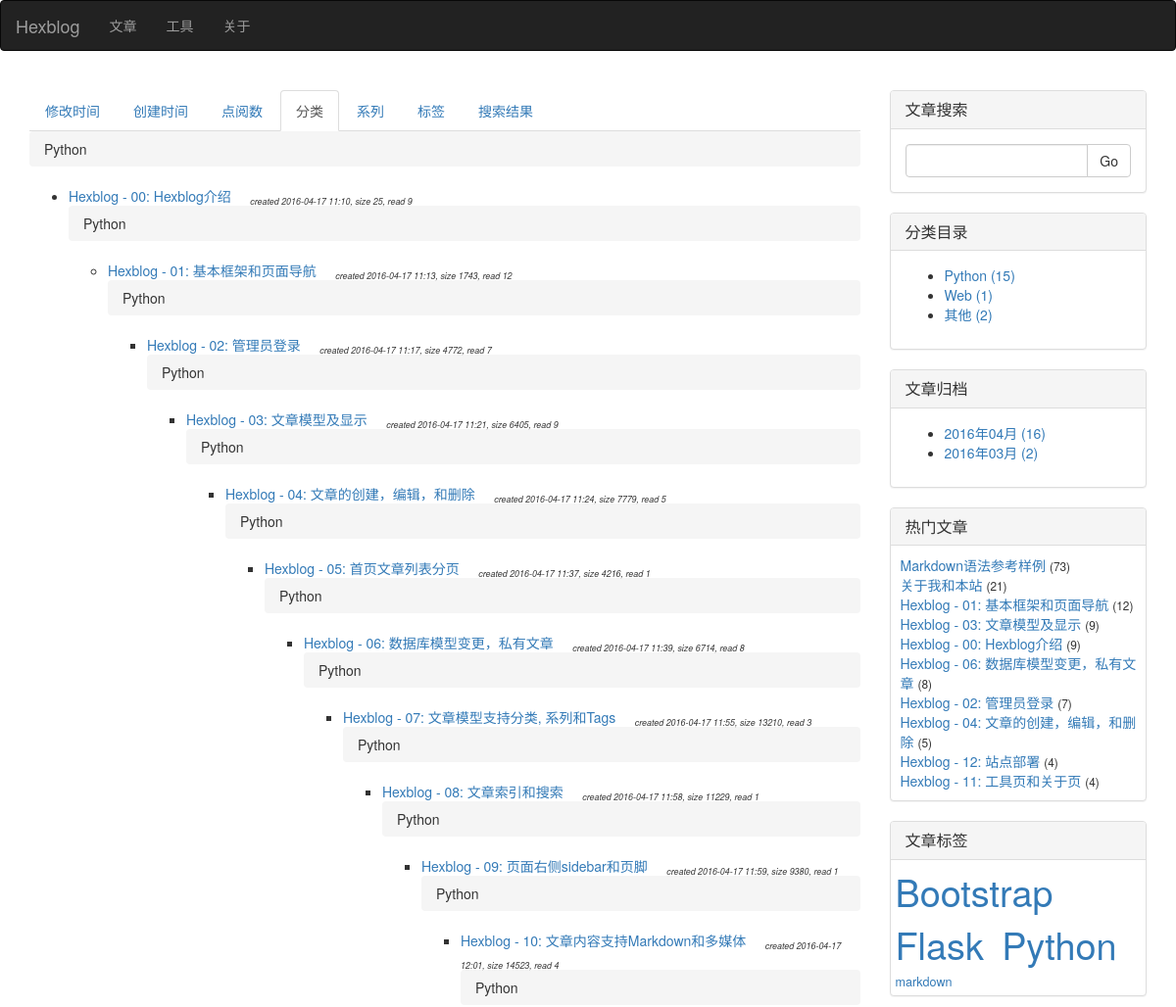
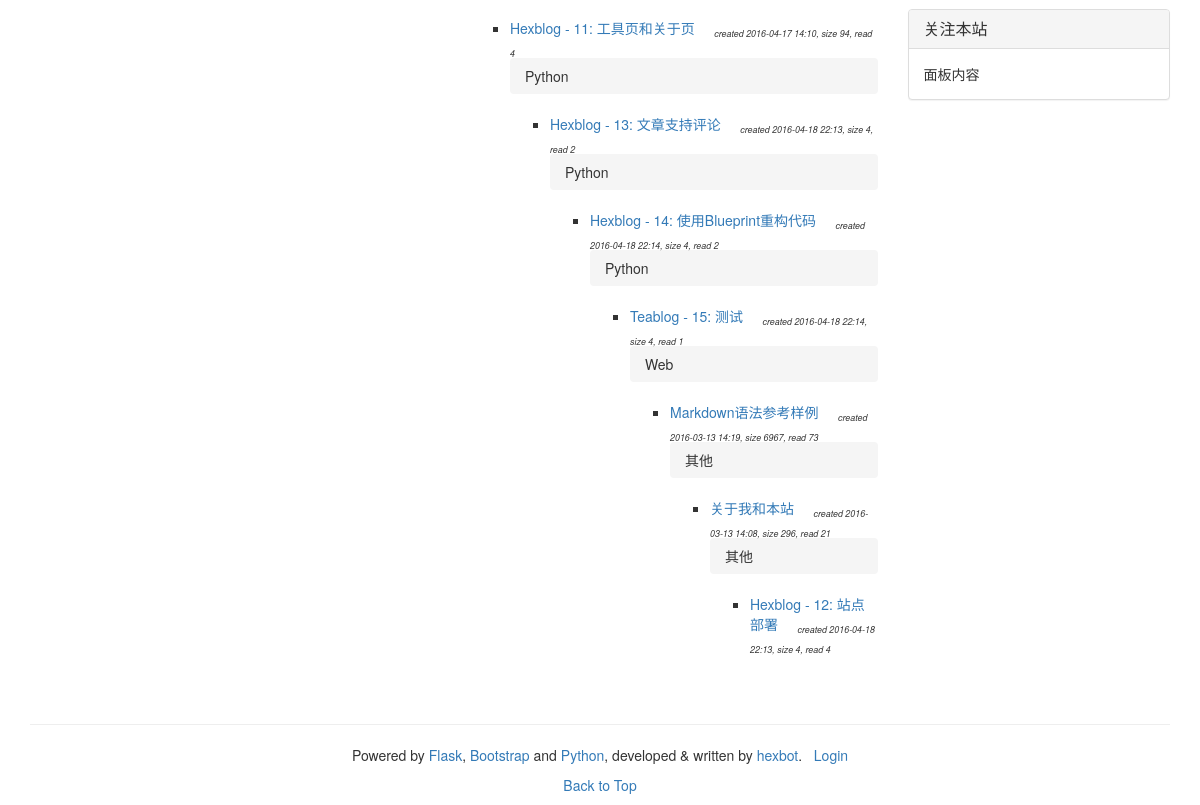
Screenshot of /articles?by=category with the database file from the repository (2 pictures, top to bottom).
### manage.py (models this page shows, shortened)
class Article(db.Model):
    __tablename__ = 'articles'
    id = db.Column(db.Integer, primary_key=True)
    title = db.Column(db.Unicode(128), unique=True, index=True, nullable=False)
    content = db.Column(db.UnicodeText) # plain-text or markdown
    content_html = db.Column(db.UnicodeText) # html
    content_pre = db.Column(db.UnicodeText) # several top lines for preview in 'index' page
    content_size = db.Column(db.Integer)
    time_created = db.Column(db.DateTime, index=True, default=datetime.now())
    time_modified = db.Column(db.DateTime, index=True, default=datetime.now())
    read_count = db.Column(db.Integer)
    private = db.Column(db.Boolean) # non-public, or hidden
    category_id = db.Column(db.Integer, db.ForeignKey('categories.id'))
    series_id = db.Column(db.Integer, db.ForeignKey('series.id'), nullable=True) # could be null
    tags = db.Column(db.Unicode(256), index=True, nullable=True) # space separated tag worlds

class Category(db.Model):
    __tablename__ = 'categories'
    id = db.Column(db.Integer, primary_key=True)
    name = db.Column(db.Unicode(32), unique=True, index=True, nullable=False)
    articles = db.relationship('Article', backref='category', lazy='dynamic')

### manage.py (the view, shortened to what this page needs)
@app.route('/articles')
def articles():
    if session.get('articles_orders') is None:
        session['articles_orders'] = {
                'time_modified': 0,
                'time_created': 0,
                'read_count': 0,
                'content_size': 0,
                'category': 0,
                'series': 0,
                'tag': 0,
                'search': 0
            }
    if session.get('searched_words') is None:
        session['searched_words'] = ''
    articles = empty_metas = tags_cache = None
    by = request.args.get('by') or 'time_modified'   # make 'time_modified' default
    if by == 'time_modified':
        articles = Article.query.order_by(Article.time_modified.desc()).all()
    elif by == 'time_created':
        articles = Article.query.order_by(Article.time_created.desc()).all()
    elif by == 'read_count':
        articles = Article.query.order_by(Article.read_count).all()
        articles.reverse()
    elif by == 'content_size':
        articles = Article.query.order_by(Article.content_size).all()
    elif by == 'category':
        articles = Article.query.order_by(Article.category_id).all()
        articles.sort(key=(lambda c: c.category.name))
        if current_user.is_authenticated:
            categories = Category.query.all()
            empty_metas = [c for c in categories if not c.articles.all()]
            empty_metas.sort(key=(lambda c: c.name))
    elif by == 'tag':
        tags_cache = update_tags_cache(reverse=session['articles_orders'][by])
    else:
        return page_not_found(Exception("Invalid list condition"))
    if by != 'tag' and session['articles_orders'][by]:
            articles.reverse()
    session['articles_orders'][by] = 1 - session['articles_orders'][by]
    return render_template('articles.html', articles=articles, by=by,
                            empty_metas=empty_metas, tags_cache=tags_cache)

### manage.py (called while the page is built)
def update_tags_cache(articles=None, reverse=False):
    tags = {}
    if not articles:
        articles = Article.query.order_by(Article.title).all()
    for article in articles:
        if not article.tags:
            continue
        for tag in article.tags.split():
            tags.setdefault(tag, set())
            tags[tag].add(article)
    return sorted(tags.items(), reverse=reverse) # _list_ of item: ('tag', {art1, art2, ...})

### templates/articles.html (shortened to what this page needs)
{% extends 'base.html' %}
{% block page_content %}
<div>
    <ul class="nav nav-tabs">
        <li{% if by == 'time_modified' %} class="active"{% endif %}>
            <a href="{{ url_for('articles', by="time_modified") }}">修改时间</a>
        </li>
        <li{% if by == 'time_created' %} class="active"{% endif %}>
            <a href="{{ url_for('articles', by="time_created") }}">创建时间</a>
        </li>
        <li{% if by == 'read_count' %} class="active"{% endif %}>
            <a href="{{ url_for('articles', by="read_count") }}">点阅数</a>
        </li>
        <li{% if by == 'category' %} class="active"{% endif %}>
            <a href="{{ url_for('articles', by="category") }}">分类</a>
        </li>
        <li{% if by == 'series' %} class="active"{% endif %}>
            <a href="{{ url_for('articles', by="series") }}">系列</a>
        </li>
        <li{% if by == 'tag' %} class="active"{% endif %}>
            <a href="{{ url_for('articles', by="tag") }}">标签</a>
        </li>
        <li{% if by == 'search' %} class="active"{% endif %}>
            <a href="{{ url_for('articles', by="search") }}">搜索结果</a>
        </li>
    </ul>
</div>
<div>
{% if by != 'tag' %}
{% set prev = None %}
{% for article in articles %}
{% if by == 'time_modified' %}
    {% if article.time_modified.month != prev %}
        {% if prev %}
            </ul>
        {% endif %}
        <ol class="breadcrumb"><a name="{{ article.time_modified.year }}-{{ article.time_modified.month }}"></a>
            <li>{{ article.time_modified.year }}</li>
            <li>{{ "%02d"|format(article.time_modified.month) }}</li>
        </ol>
            <ul class="list">
        {% set prev = article.time_modified.month %}
    {% endif %}
{% elif by == 'category' %}
    {% if article.category.name != prev %}
        <ol class="breadcrumb"><a name="{{ article.category.name }}"></a>
            <li>{{ article.category.name }}</li>
        </ol>
            <ul class="list">
        {% set prev = article.category.name %}
    {% endif %}
{% endif %}
                <li>
                    <a href="{{ url_for('article', id=article.id) }}">{{ article.title }}</a>&nbsp;&nbsp;&nbsp;&nbsp;
                    <sub><small><cite>
                        created {{ article.time_created.strftime("%Y-%m-%d %H:%M") }},
                        size {{ article.content_size }},
                        read {{ article.read_count }}
                    </cite></small></sub>
                </li>
{% endfor %}
{% endif %}
</div>
<br/>
<br/>
{% endblock %}

### templates/_macros.html (shortened to what this page needs)
{% macro widget_search(data, endpoint) %}
<div class="panel panel-default">
    <div class="panel-heading">
        <h3 class="panel-title">文章搜索</h3>
    </div>
    <div class="panel-body">
        <form id="search_form" name="search_form" action="search" method="POST" role="form">
            <div class="input-group">
               <input id="searched_words" name="searched_words" type="text" class="form-control">
               <span class="input-group-btn">
                  <button class="btn btn-default" type="submit">Go</button>
               </span>
            </div>
        </form>
    </div>
</div>
{% endmacro %}
{% macro widget_category(data, endpoint) %}
<div class="panel panel-default">
    <div class="panel-heading">
        <h3 class="panel-title">分类目录</h3>
    </div>
    <div class="panel-body">
        <ul>
            {% for category, num in data.items() %}
                <li>
                    <a href="{{ url_for(endpoint, by='category') }}#{{ category.name }}">
                        {{ category.name }} ({{ num }})
                    </a>
                </li>
            {% endfor %}
        </ul>
    </div>
</div>
{% endmacro %}
{% macro widget_archive(data, endpoint) %}
<div class="panel panel-default">
    <div class="panel-heading">
        <h3 class="panel-title">文章归档</h3>
    </div>
    <div class="panel-body">
        <ul>
            {% for year, months in data.items() %}
                {% for month, num in months.items() %}
                    <li>
                        <a href="{{ url_for(endpoint, by='time_created') }}#{{ year }}-{{ month }}">
                            {{ year }}年{{ "%02d"|format(month) }}月 ({{ num }})
                        </a>
                    </li>
                {% endfor %}
            {% endfor %}
        </ul>
    </div>
</div>
{% endmacro %}
{% macro widget_popular(data, endpoint) %}
<div class="panel panel-default">
    <div class="panel-heading">
        <h3 class="panel-title">热门文章</h3>
    </div>
    <div class="panel-body" style="padding: 10px 5px 10px 10px;">
        {% for article in data %}
        <a href="{{ url_for(endpoint, id=article.id) }}">{{ article.title|truncate(30, True) }}</a> <small>({{ article.read_count }})</small><br>
        {% endfor %}
    </div>
</div>
{% endmacro %}
{% macro widget_tags(data, endpoint) %}
    {% set num_min, num_max = data[0] %}
    {% set font_min, font_max = (90, 270) %}
    {% if num_min == num_max or num_min == -1 %}
    {%      set size_delta = 0 %}
    {% else %}
    {%      set size_delta = ((font_max - font_min) // (num_max - num_min)) %}
    {% endif %}
<div class="panel panel-default">
    <div class="panel-heading">
        <h3 class="panel-title">文章标签</h3>
    </div>
    <div class="panel-body" style="padding: 5px;">
        {% for tag_data in data[1:] %}
        <a href="{{ url_for(endpoint, by='tag') }}#{{ tag_data[0] }}">
            <span style="font-size:{{ (tag_data[1] - num_min) * size_delta + font_min }}%">{{ tag_data[0] }}<span>
        </a>&nbsp;
        {% endfor %}
    </div>
</div>
{% endmacro %}

### rows the page displays
Article: category.name "Python", title "Hexblog - 00: Hexblog介绍", time_created "2016-04-17 11:10", content_size "25", read_count "9"
Article: category.name "Python", title "Hexblog - 01: 基本框架和页面导航", time_created "2016-04-17 11:13", content_size "1743", read_count "12"
Article: category.name "Python", title "Hexblog - 02: 管理员登录", time_created "2016-04-17 11:17", content_size "4772", read_count "7"
Article: category.name "Python", title "Hexblog - 03: 文章模型及显示", time_created "2016-04-17 11:21", content_size "6405", read_count "9"
Article: category.name "Python", title "Hexblog - 04: 文章的创建，编辑，和删除", time_created "2016-04-17 11:24", content_size "7779", read_count "5"
Article: category.name "Python", title "Hexblog - 05: 首页文章列表分页", time_created "2016-04-17 11:37", content_size "4216", read_count "1"
Article: category.name "Python", title "Hexblog - 06: 数据库模型变更，私有文章", time_created "2016-04-17 11:39", content_size "6714", read_count "8"
Article: category.name "Python", title "Hexblog - 07: 文章模型支持分类, 系列和Tags", time_created "2016-04-17 11:55", content_size "13210", read_count "3"
Article: category.name "Python", title "Hexblog - 08: 文章索引和搜索", time_created "2016-04-17 11:58", content_size "11229", read_count "1"
Article: category.name "Python", title "Hexblog - 09: 页面右侧sidebar和页脚", time_created "2016-04-17 11:59", content_size "9380", read_count "1"
Article: category.name "Python", title "Hexblog - 10: 文章内容支持Markdown和多媒体", time_created "2016-04-17 12:01", content_size "14523", read_count "4"
Article: category.name "Python", title "Hexblog - 11: 工具页和关于页", time_created "2016-04-17 14:10", content_size "94", read_count "4"
Article: category.name "Python", title "Hexblog - 13: 文章支持评论", time_created "2016-04-18 22:13", content_size "4", read_count "2"
Article: category.name "Python", title "Hexblog - 14: 使用Blueprint重构代码", time_created "2016-04-18 22:14", content_size "4", read_count "2"
Article: category.name "Python", title "Teablog - 15: 测试", time_created "2016-04-18 22:14", content_size "4", read_count "1"
Article: category.name "Web", title "Markdown语法参考样例", time_created "2016-03-13 14:19", content_size "6967", read_count "73", tags "markdown"
Article: category.name "其他", title "关于我和本站", time_created "2016-03-13 14:08", content_size "296", read_count "21"
Article: category.name "其他", title "Hexblog - 12: 站点部署", time_created "2016-04-18 22:13", content_size "4", read_count "4"
Category: name "Python", num "15"
Category: name "Web", num "1"
Category: name "其他", num "2"

### other values shown
{{ year }} "2016" "2016"
{{ "%02d"|format(month) }} "04" "03"
{{ num }} "16" "2"
{{ tag_data[0] }} "Bootstrap" "Flask" "Python"
